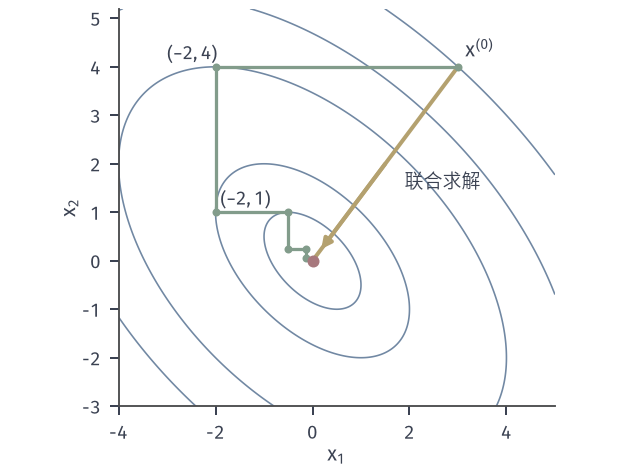

The Python source for this figure:
from pathlib import Path
import sys
sys.path.insert(0, str(Path(__file__).resolve().parents[1]))
from block_common import *
HERE = Path(__file__).resolve().parent
# f(x)=x1^2+x1 x2+x2^2, x0=(3,4): coordinate staircase versus one joint solve.
fig, ax = figure(width_mm=88, height_mm=66)
panel(fig, .1, .98, .98, .13)
contour_c(ax, (-4, 5), (-3, 5.2), [.75, 3, 12, 22, 37])
P = cyclic((3, 4), updates=6); path(ax, P, GREEN)
ax.plot([3, 0], [4, 0], color=YELLOW, lw=1.6, zorder=3)
ax.annotate('', xy=(.18, .24), xytext=(1.5, 2), arrowprops=dict(arrowstyle='-|>', color=YELLOW, lw=1.6, shrinkA=0, shrinkB=0))
opt(ax)
ax.text(3.15, 4.2, r'$x^{(0)}$', fontsize=8, color=INK); ax.text(-3.0, 4.15, '$(-2,4)$', fontsize=7.5, color=INK); ax.text(-1.9, 1.15, '$(-2,1)$', fontsize=7.5, color=INK, ha='left')
ax.text(1.9, 1.5, '联合求解', fontsize=7.5, color=INK)
ax.set_xlabel('$x_1$', labelpad=1); ax.set_ylabel('$x_2$', labelpad=1); ax.set_xlim(-4, 5); ax.set_ylim(-3, 5.2); ax.set_aspect('equal')
save(fig, HERE, 'figure', {'formula': 'x1^2+x1x2+x2^2', 'path': P.tolist()})
